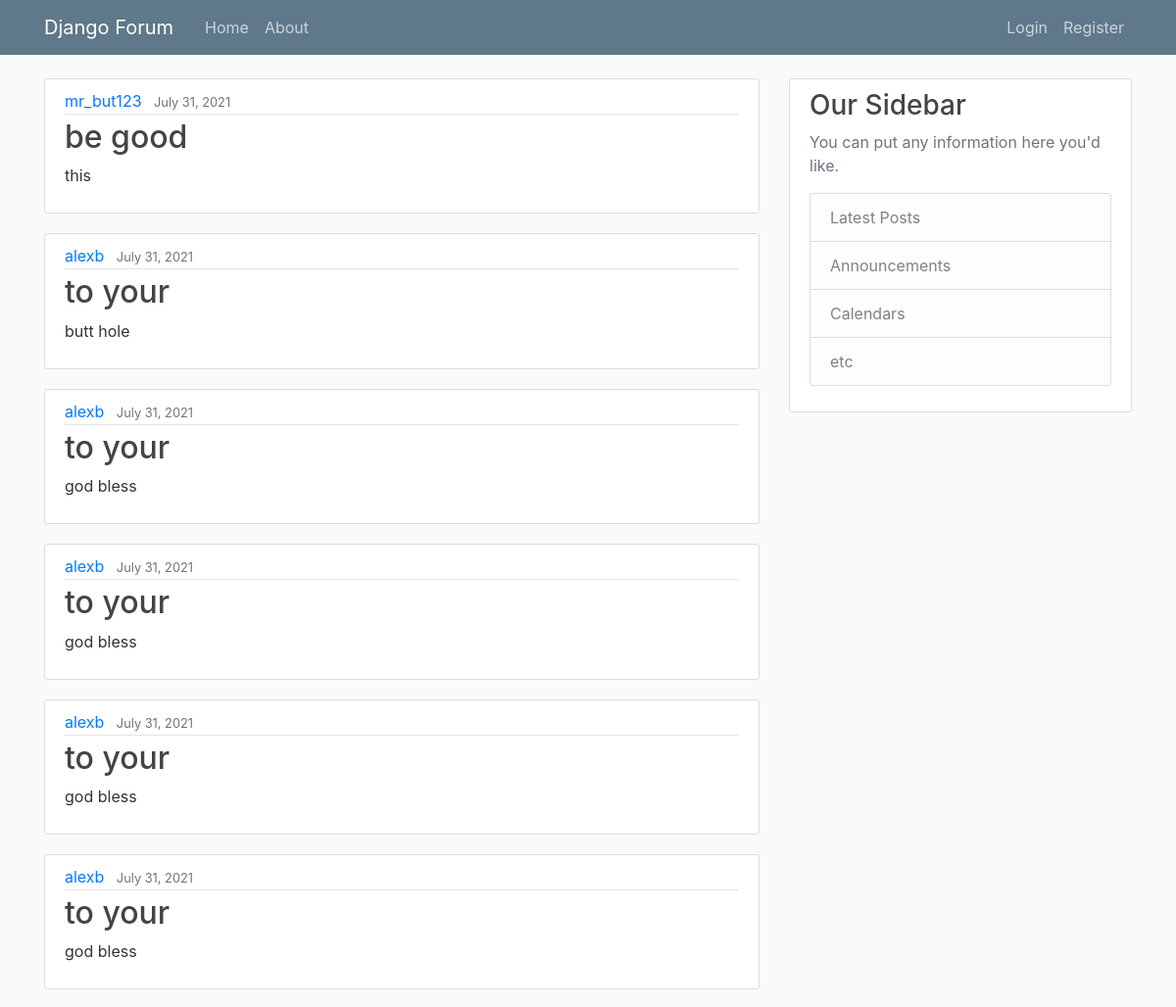
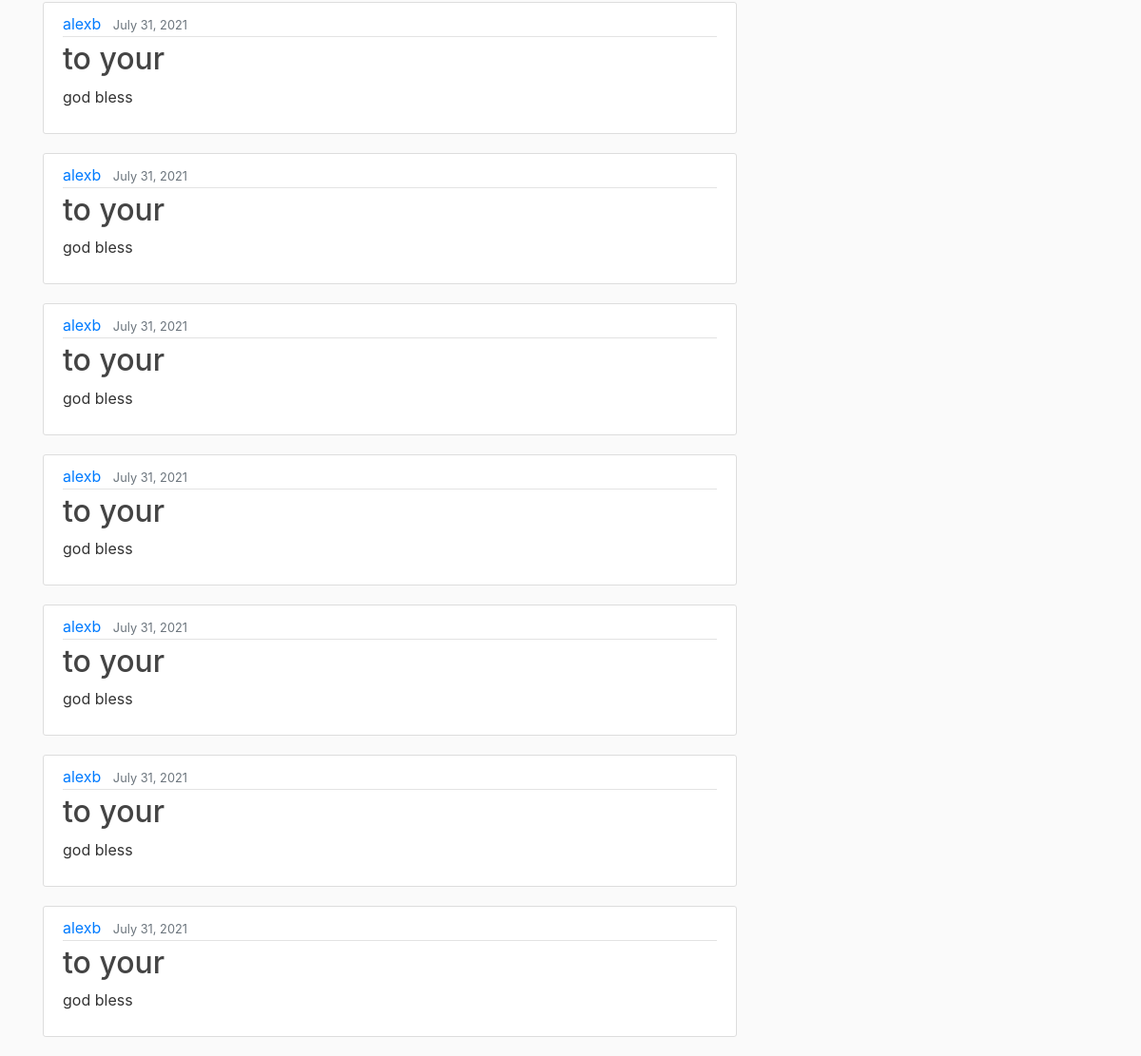
The page / on the database its author committed (2 pictures, top to bottom).
### forum/models.py (models this page shows)
class Post(models.Model):
    title = models.CharField(max_length=100)
    content = models.TextField()
    date_posted = models.DateTimeField(default=timezone.now)
    user_name = models.ForeignKey(User, on_delete=models.CASCADE)

### forum/views.py (the view)
# urls.py: 2. Add a URL to urlpatterns:  path('', views.home, name='home')
def home(request):
    context = {
        'posts': Post.objects.all
    }
    return render(request, 'forum/home.html', context)

### forum/templates/forum/home.html
{% extends "forum/base.html" %}
{% block content %}
{% for post in posts %}
    <article class="media content-section">
        <div class="media-body">
            <div class="article-metadata">
            <a class="mr-2" href="#">{{ post.user_name }}</a>
            <small class="text-muted">{{ post.date_posted|date:"F d, Y" }}</small>
            </div>
            <h2><a class="article-title" href="#">{{ post.title }}</a></h2>
            <p class="article-content">{{ post.content }}</p>
        </div>
    </article>
{% endfor %}
{% endblock content %}

### forum/static/forum/main.css (style rules this page uses)
body { background: #fafafa; color: #333333; margin-top: 5rem; }
h1, h2, h3, h4, h5, h6 { color: #444444; }
.content-section { background: #ffffff; padding: 10px 20px; border: 1px solid #dddddd; border-radius: 3px; margin-bottom: 20px; }
.article-title { color: #444444; }
.article-content { white-space: pre-line; }
.article-metadata { padding-bottom: 1px; margin-bottom: 4px; border-bottom: 1px solid #e3e3e3 }

### rows shown on the page
Post: user_name "mr_but123", date_posted "July 31, 2021", title "be good", content "this"
Post: user_name "alexb", date_posted "July 31, 2021", title "to your", content "butt hole"
Post: user_name "alexb", date_posted "July 31, 2021", title "to your", content "god bless"
Post: user_name "alexb", date_posted "July 31, 2021", title "to your", content "god bless"
Post: user_name "alexb", date_posted "July 31, 2021", title "to your", content "god bless"
Post: user_name "alexb", date_posted "July 31, 2021", title "to your", content "god bless"
Post: user_name "alexb", date_posted "July 31, 2021", title "to your", content "god bless"
Post: user_name "alexb", date_posted "July 31, 2021", title "to your", content "god bless"
Post: user_name "alexb", date_posted "July 31, 2021", title "to your", content "god bless"
Post: user_name "alexb", date_posted "July 31, 2021", title "to your", content "god bless"
Post: user_name "alexb", date_posted "July 31, 2021", title "to your", content "god bless"
Post: user_name "alexb", date_posted "July 31, 2021", title "to your", content "god bless"
Post: user_name "alexb", date_posted "July 31, 2021", title "to your", content "god bless"
